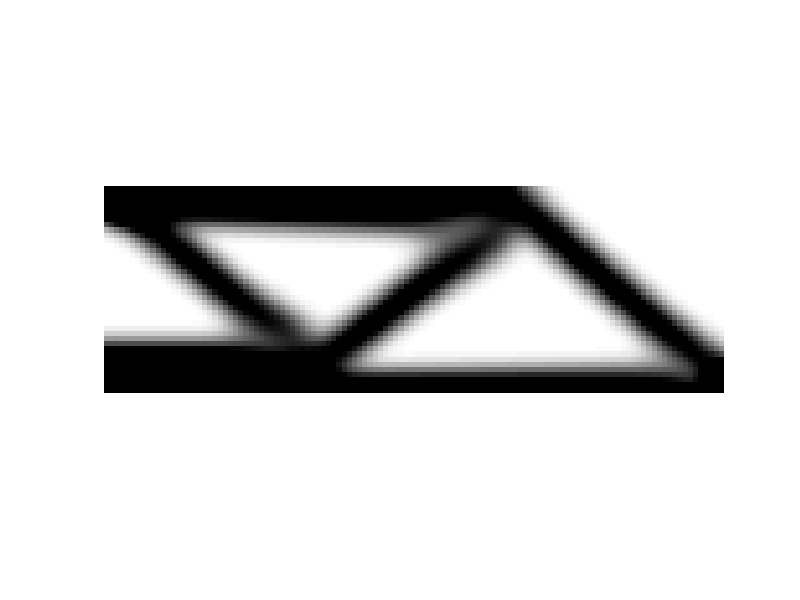

MATLAB code to generate this figure:
%EX1A
%
%   Topology optimization of an MBB beam for minimum compliance using
%   sensitivity or density filtering.

% Mattias Schevenels
% February 2021

% PROBLEM SETUP
nelx = 120;          % Number of elements in x-direction
nely = 40;           % Number of elements in y-direction
volfrac = 0.5;       % Maximum volume fraction
penal = 3;           % Penalization power
rmin = 4.8;          % Filter radius in terms of elements
ft = 1;              % Filter type: 1 for sensitivity, 2 for density

% MATERIAL PROPERTIES
E0 = 1;
Emin = 1e-9;
nu = 0.3;

% PREPARE FINITE ELEMENT ANALYSIS
A11 = [12  3 -6 -3;  3 12  3  0; -6  3 12 -3; -3  0 -3 12];
A12 = [-6 -3  0  3; -3 -6 -3 -6;  0 -3 -6  3;  3 -6  3 -6];
B11 = [-4  3 -2  9;  3 -4 -9  4; -2 -9 -4 -3;  9  4 -3 -4];
B12 = [ 2 -3  4 -9; -3  2  9 -2;  4  9  2  3; -9 -2  3  2];
KE = 1/(1-nu^2)/24*([A11 A12;A12' A11]+nu*[B11 B12;B12' B11]);
nodenrs = reshape(1:(1+nelx)*(1+nely),1+nely,1+nelx);
edofVec = reshape(2*nodenrs(1:end-1,1:end-1)+1,nelx*nely,1);
edofMat = repmat(edofVec,1,8)+repmat([0 1 2*nely+[2 3 0 1] -2 -1],nelx*nely,1);
iK = reshape(kron(edofMat,ones(8,1))',64*nelx*nely,1);
jK = reshape(kron(edofMat,ones(1,8))',64*nelx*nely,1);

% DEFINE LOADS AND SUPPORTS (HALF MBB-BEAM)
F = sparse(2,1,-1,2*(nely+1)*(nelx+1),1);
U = zeros(2*(nely+1)*(nelx+1),1);
fixeddofs = union([1:2:2*(nely+1)],[2*(nelx+1)*(nely+1)]);
alldofs = [1:2*(nely+1)*(nelx+1)];
freedofs = setdiff(alldofs,fixeddofs);

% PREPARE FILTER
[dy,dx] = meshgrid(-ceil(rmin)+1:ceil(rmin)-1,-ceil(rmin)+1:ceil(rmin)-1);
h = max(0,rmin-sqrt(dx.^2+dy.^2));
Hs = conv2(ones(nely,nelx),h,'same');

% DESIGN VARIABLES
x = repmat(volfrac,nely,nelx);    % Initialization of design variables

% OPTIMIZATION LOOP
iter = 1;                         % Iteration counter
change = 1;                       % (Fictitious) initial design change
tol = 0.01;                       % Convergence threshold
while change>tol

  % APPLY FILTER TO OBTAIN PHYSICAL DENSITIES
  if ft == 1
    xPhys = x;
  elseif ft == 2
    xPhys = conv2(x,h,'same')./Hs;
  end

  % FINITE ELEMENT ANALYSIS
  sK = reshape(KE(:)*(Emin+xPhys(:)'.^penal*(E0-Emin)),64*nelx*nely,1);
  K = sparse(iK,jK,sK); K = (K+K')/2;
  U(freedofs) = K(freedofs,freedofs)\F(freedofs);

  % OBJECTIVE FUNCTION AND CONSTRAINT
  ce = reshape(sum((U(edofMat)*KE).*U(edofMat),2),nely,nelx);
  c = sum(sum((Emin+xPhys.^penal*(E0-Emin)).*ce));
  v = sum(xPhys(:))/nelx/nely;

  % SENSITIVITIES
  if ft == 1
    dcdx = -penal*(E0-Emin)*xPhys.^(penal-1).*ce;
    dvdx = repmat(1/nelx/nely,nely,nelx);
    dcdx = conv2(dcdx.*xPhys,h,'same')./Hs./max(1e-3,xPhys); % Apply sensitivity filter
  elseif ft == 2
    dcdxPhys = -penal*(E0-Emin)*xPhys.^(penal-1).*ce;        % Sensitivity wrt physical densities
    dvdxPhys = repmat(1/nelx/nely,nely,nelx);                % Sensitivity wrt physical densities
    dcdx = conv2(dcdxPhys./Hs,h,'same');                     % Sensitivity wrt design variables
    dvdx = conv2(dvdxPhys./Hs,h,'same');                     % Sensitivity wrt design variables
  end

  % OPTIMALITY CRITERIA UPDATE
  l1 = 0; l2 = 1e9; move = 0.2;
  while (l2-l1)/(l1+l2) > 1e-3
    lmid = 0.5*(l2+l1);
    xnew = max(0,max(x-move,min(1,min(x+move,x.*sqrt(-dcdx./dvdx/lmid)))));
    if ft == 1
      xnewPhys = xnew;
    elseif ft == 2
      xnewPhys = conv2(xnew,h,'same')./Hs;
    end
    if sum(xnewPhys(:))>volfrac*nelx*nely, l1 = lmid; else l2 = lmid; end
  end

  % PRINT RESULTS
  fprintf('[%s]  iter: %5i | change: % 11.5f | c: % 11.5f | v: % 11.5f\n',datestr(now,'HH:MM:SS'),iter,change,c,v);

  % PLOT CURRENT DESIGN
  colormap(gray);
  imagesc(1-xPhys);
  caxis([0 1]);
  axis('equal');
  axis('off');
  drawnow;

  % CHECK CONVERGENCE CRITERIA AND MOVE ON TO NEXT ITERATION
  change = max(abs(xnew(:)-x(:)));
  if change>tol
    iter = iter+1;
    x(:) = xnew;
  end

end
